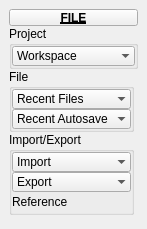
<?xml version="1.0" encoding="UTF-8"?>
<ui version="4.0">
 <class>QtUi</class>
 <widget class="QMainWindow" name="QtUi">
  <property name="enabled">
   <bool>true</bool>
  </property>
  <property name="geometry">
   <rect>
    <x>0</x>
    <y>0</y>
    <width>147</width>
    <height>229</height>
   </rect>
  </property>
  <property name="minimumSize">
   <size>
    <width>0</width>
    <height>0</height>
   </size>
  </property>
  <property name="maximumSize">
   <size>
    <width>999</width>
    <height>999</height>
   </size>
  </property>
  <property name="windowTitle">
   <string>Toolkit</string>
  </property>
  <property name="toolTip">
   <string>Reference scenes in the workspace directory.</string>
  </property>
  <property name="tabShape">
   <enum>QTabWidget::Triangular</enum>
  </property>
  <property name="dockNestingEnabled">
   <bool>true</bool>
  </property>
  <property name="dockOptions">
   <set>QMainWindow::AllowNestedDocks|QMainWindow::AllowTabbedDocks|QMainWindow::AnimatedDocks|QMainWindow::ForceTabbedDocks</set>
  </property>
  <widget class="QWidget" name="main_widget">
   <layout class="QVBoxLayout" name="verticalLayout_2">
    <item>
     <layout class="QVBoxLayout" name="verticalLayout">
      <property name="spacing">
       <number>0</number>
      </property>
      <item>
       <widget class="PushButtonDraggable" name="draggable_header">
        <property name="minimumSize">
         <size>
          <width>19</width>
          <height>17</height>
         </size>
        </property>
        <property name="maximumSize">
         <size>
          <width>999</width>
          <height>17</height>
         </size>
        </property>
        <property name="font">
         <font>
          <weight>75</weight>
          <bold>true</bold>
          <underline>true</underline>
         </font>
        </property>
        <property name="text">
         <string>FILE</string>
        </property>
        <property name="checkable">
         <bool>true</bool>
        </property>
       </widget>
      </item>
      <item>
       <widget class="QGroupBox" name="Project">
        <property name="minimumSize">
         <size>
          <width>0</width>
          <height>0</height>
         </size>
        </property>
        <property name="maximumSize">
         <size>
          <width>999</width>
          <height>999</height>
         </size>
        </property>
        <property name="title">
         <string>Project</string>
        </property>
        <layout class="QVBoxLayout" name="verticalLayout_5">
         <property name="spacing">
          <number>0</number>
         </property>
         <property name="leftMargin">
          <number>0</number>
         </property>
         <property name="topMargin">
          <number>0</number>
         </property>
         <property name="rightMargin">
          <number>0</number>
         </property>
         <property name="bottomMargin">
          <number>0</number>
         </property>
         <item>
          <widget class="ComboBox" name="cmb006">
           <property name="minimumSize">
            <size>
             <width>0</width>
             <height>20</height>
            </size>
           </property>
           <property name="maximumSize">
            <size>
             <width>999</width>
             <height>20</height>
            </size>
           </property>
           <property name="maxVisibleItems">
            <number>40</number>
           </property>
           <property name="sizeAdjustPolicy">
            <enum>QComboBox::AdjustToContents</enum>
           </property>
           <property name="frame">
            <bool>false</bool>
           </property>
           <item>
            <property name="text">
             <string>Workspace</string>
            </property>
           </item>
          </widget>
         </item>
        </layout>
       </widget>
      </item>
      <item>
       <widget class="QGroupBox" name="File">
        <property name="minimumSize">
         <size>
          <width>125</width>
          <height>0</height>
         </size>
        </property>
        <property name="maximumSize">
         <size>
          <width>125</width>
          <height>999</height>
         </size>
        </property>
        <property name="title">
         <string>File</string>
        </property>
        <layout class="QVBoxLayout" name="verticalLayout_3">
         <property name="spacing">
          <number>0</number>
         </property>
         <property name="leftMargin">
          <number>0</number>
         </property>
         <property name="topMargin">
          <number>0</number>
         </property>
         <property name="rightMargin">
          <number>0</number>
         </property>
         <property name="bottomMargin">
          <number>0</number>
         </property>
         <item>
          <widget class="ComboBox" name="cmb005">
           <property name="minimumSize">
            <size>
             <width>0</width>
             <height>20</height>
            </size>
           </property>
           <property name="maximumSize">
            <size>
             <width>999</width>
             <height>20</height>
            </size>
           </property>
           <property name="maxVisibleItems">
            <number>30</number>
           </property>
           <property name="sizeAdjustPolicy">
            <enum>QComboBox::AdjustToContentsOnFirstShow</enum>
           </property>
           <property name="frame">
            <bool>false</bool>
           </property>
           <item>
            <property name="text">
             <string>Recent Files</string>
            </property>
           </item>
          </widget>
         </item>
         <item>
          <widget class="ComboBox" name="cmb002">
           <property name="minimumSize">
            <size>
             <width>0</width>
             <height>20</height>
            </size>
           </property>
           <property name="maximumSize">
            <size>
             <width>999</width>
             <height>20</height>
            </size>
           </property>
           <property name="maxVisibleItems">
            <number>30</number>
           </property>
           <property name="sizeAdjustPolicy">
            <enum>QComboBox::AdjustToContentsOnFirstShow</enum>
           </property>
           <property name="frame">
            <bool>false</bool>
           </property>
           <item>
            <property name="text">
             <string>Recent Autosave</string>
            </property>
           </item>
          </widget>
         </item>
        </layout>
       </widget>
      </item>
      <item>
       <widget class="QGroupBox" name="Import_Export">
        <property name="minimumSize">
         <size>
          <width>125</width>
          <height>0</height>
         </size>
        </property>
        <property name="maximumSize">
         <size>
          <width>125</width>
          <height>999</height>
         </size>
        </property>
        <property name="title">
         <string>Import/Export</string>
        </property>
        <layout class="QVBoxLayout" name="verticalLayout_4">
         <property name="spacing">
          <number>0</number>
         </property>
         <property name="leftMargin">
          <number>0</number>
         </property>
         <property name="topMargin">
          <number>0</number>
         </property>
         <property name="rightMargin">
          <number>0</number>
         </property>
         <property name="bottomMargin">
          <number>0</number>
         </property>
         <item>
          <widget class="ComboBox" name="cmb003">
           <property name="minimumSize">
            <size>
             <width>0</width>
             <height>20</height>
            </size>
           </property>
           <property name="maximumSize">
            <size>
             <width>999</width>
             <height>20</height>
            </size>
           </property>
           <property name="maxVisibleItems">
            <number>30</number>
           </property>
           <property name="sizeAdjustPolicy">
            <enum>QComboBox::AdjustToContentsOnFirstShow</enum>
           </property>
           <property name="frame">
            <bool>false</bool>
           </property>
           <item>
            <property name="text">
             <string>Import</string>
            </property>
           </item>
          </widget>
         </item>
         <item>
          <widget class="ComboBox" name="cmb004">
           <property name="minimumSize">
            <size>
             <width>0</width>
             <height>20</height>
            </size>
           </property>
           <property name="maximumSize">
            <size>
             <width>999</width>
             <height>20</height>
            </size>
           </property>
           <property name="maxVisibleItems">
            <number>30</number>
           </property>
           <property name="sizeAdjustPolicy">
            <enum>QComboBox::AdjustToContentsOnFirstShow</enum>
           </property>
           <property name="frame">
            <bool>false</bool>
           </property>
           <item>
            <property name="text">
             <string>Export</string>
            </property>
           </item>
          </widget>
         </item>
         <item>
          <widget class="Label" name="lbl005">
           <property name="sizePolicy">
            <sizepolicy hsizetype="Minimum" vsizetype="Fixed">
             <horstretch>0</horstretch>
             <verstretch>0</verstretch>
            </sizepolicy>
           </property>
           <property name="minimumSize">
            <size>
             <width>0</width>
             <height>20</height>
            </size>
           </property>
           <property name="maximumSize">
            <size>
             <width>999</width>
             <height>20</height>
            </size>
           </property>
           <property name="toolTip">
            <string>Reference scenes in the workspace directory.</string>
           </property>
           <property name="text">
            <string>Reference</string>
           </property>
          </widget>
         </item>
        </layout>
       </widget>
      </item>
      <item>
       <spacer name="verticalSpacer">
        <property name="orientation">
         <enum>Qt::Vertical</enum>
        </property>
        <property name="sizeHint" stdset="0">
         <size>
          <width>20</width>
          <height>40</height>
         </size>
        </property>
       </spacer>
      </item>
     </layout>
    </item>
   </layout>
  </widget>
 </widget>
 <customwidgets>
  <customwidget>
   <class>ComboBox</class>
   <extends>QComboBox</extends>
   <header>widgets.combobox.h</header>
  </customwidget>
  <customwidget>
   <class>PushButtonDraggable</class>
   <extends>QPushButton</extends>
   <header>widgets.pushbuttondraggable.h</header>
  </customwidget>
  <customwidget>
   <class>Label</class>
   <extends>QLabel</extends>
   <header>widgets.label.h</header>
  </customwidget>
 </customwidgets>
 <resources/>
 <connections/>
 <designerdata>
  <property name="gridDeltaX">
   <number>5</number>
  </property>
  <property name="gridDeltaY">
   <number>5</number>
  </property>
  <property name="gridSnapX">
   <bool>true</bool>
  </property>
  <property name="gridSnapY">
   <bool>true</bool>
  </property>
  <property name="gridVisible">
   <bool>true</bool>
  </property>
 </designerdata>
</ui>
